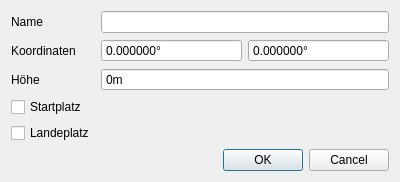
<?xml version="1.0" encoding="UTF-8"?>
<ui version="4.0">
 <class>LocationDialog</class>
 <widget class="QDialog" name="LocationDialog">
  <property name="geometry">
   <rect>
    <x>0</x>
    <y>0</y>
    <width>400</width>
    <height>171</height>
   </rect>
  </property>
  <property name="windowTitle">
   <string>Fluggelände</string>
  </property>
  <layout class="QFormLayout" name="formLayout">
   <item row="0" column="0">
    <widget class="QLabel" name="label">
     <property name="text">
      <string>Name</string>
     </property>
    </widget>
   </item>
   <item row="0" column="1">
    <widget class="QLineEdit" name="nameEdit"/>
   </item>
   <item row="3" column="0">
    <widget class="QCheckBox" name="startBox">
     <property name="text">
      <string>Startplatz</string>
     </property>
    </widget>
   </item>
   <item row="4" column="0">
    <widget class="QCheckBox" name="landBox">
     <property name="text">
      <string>Landeplatz</string>
     </property>
    </widget>
   </item>
   <item row="5" column="0" colspan="2">
    <widget class="QDialogButtonBox" name="buttonBox">
     <property name="orientation">
      <enum>Qt::Horizontal</enum>
     </property>
     <property name="standardButtons">
      <set>QDialogButtonBox::Cancel|QDialogButtonBox::Ok</set>
     </property>
    </widget>
   </item>
   <item row="1" column="0">
    <widget class="QLabel" name="label_2">
     <property name="text">
      <string>Koordinaten</string>
     </property>
    </widget>
   </item>
   <item row="1" column="1">
    <layout class="QHBoxLayout" name="horizontalLayout">
     <item>
      <widget class="QDoubleSpinBox" name="latitudeBox">
       <property name="buttonSymbols">
        <enum>QAbstractSpinBox::NoButtons</enum>
       </property>
       <property name="suffix">
        <string>°</string>
       </property>
       <property name="decimals">
        <number>6</number>
       </property>
       <property name="minimum">
        <double>-90.000000000000000</double>
       </property>
       <property name="maximum">
        <double>90.000000000000000</double>
       </property>
      </widget>
     </item>
     <item>
      <widget class="QDoubleSpinBox" name="longitudeBox">
       <property name="buttonSymbols">
        <enum>QAbstractSpinBox::NoButtons</enum>
       </property>
       <property name="suffix">
        <string>°</string>
       </property>
       <property name="decimals">
        <number>6</number>
       </property>
       <property name="minimum">
        <double>-180.000000000000000</double>
       </property>
       <property name="maximum">
        <double>180.000000000000000</double>
       </property>
      </widget>
     </item>
    </layout>
   </item>
   <item row="2" column="0">
    <widget class="QLabel" name="label_3">
     <property name="text">
      <string>Höhe</string>
     </property>
    </widget>
   </item>
   <item row="2" column="1">
    <widget class="QSpinBox" name="altitudeBox">
     <property name="buttonSymbols">
      <enum>QAbstractSpinBox::NoButtons</enum>
     </property>
     <property name="suffix">
      <string>m</string>
     </property>
     <property name="maximum">
      <number>10000</number>
     </property>
     <property name="singleStep">
      <number>10</number>
     </property>
    </widget>
   </item>
  </layout>
 </widget>
 <resources/>
 <connections>
  <connection>
   <sender>buttonBox</sender>
   <signal>accepted()</signal>
   <receiver>LocationDialog</receiver>
   <slot>accept()</slot>
   <hints>
    <hint type="sourcelabel">
     <x>248</x>
     <y>254</y>
    </hint>
    <hint type="destinationlabel">
     <x>157</x>
     <y>274</y>
    </hint>
   </hints>
  </connection>
  <connection>
   <sender>buttonBox</sender>
   <signal>rejected()</signal>
   <receiver>LocationDialog</receiver>
   <slot>reject()</slot>
   <hints>
    <hint type="sourcelabel">
     <x>316</x>
     <y>260</y>
    </hint>
    <hint type="destinationlabel">
     <x>286</x>
     <y>274</y>
    </hint>
   </hints>
  </connection>
 </connections>
</ui>
